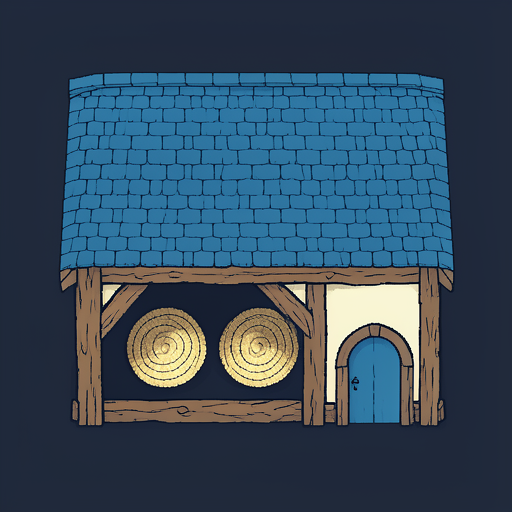
#> input picture apps/lab/assets/generated/buildings-v3/archery-front-raw.png, 512 x 512 px, given in place of cream-stone-raw.png, which was not available
$ python process-building-v3.py
#> lines starting #> are read from the running program, lines starting #| are printed output that depends on the picture; after the words box and inside, x2 and y2 are one past the last pixel; in counts of white or black regions, pixels touching at a corner belong together; pictures that were not available may be replaced by others from this repository, and a replacement may not be noted
"""Normalise le lot v3 de façades et de matières pour le renderer HD-2D.

Les façades passent par le pipeline sprite historique du Lab. Les matières restent opaques :
leur bleu nuit est le mortier entre les pierres, pas un fond à détourer.
"""

from pathlib import Path
import subprocess
import sys

from PIL import Image, ImageChops


ROOT = Path(__file__).resolve().parents[3]
RAW = ROOT / "apps/lab/assets/generated/buildings-v3"
OUT = ROOT / "packages/client/public/assets/lindocara/hd2d/buildings"
SPRITE = ROOT / "apps/lab/scripts/sprite.py"

FACADES = {
    "house": 196,
    "tower": 218,
    "archery": 200,
    "barracks": 204,
    "windmill": 222,
}


def process_facades() -> None:
    for name, height in FACADES.items():
        subprocess.run(
            [
                sys.executable,
                str(SPRITE),
                str(RAW / f"{name}-front-raw.png"),
                str(OUT / f"{name}-front.png"),
                str(height),
                "18",
            ],
            check=True,
        )
#> (the call stopped at in process_facades, `subprocess.run( [ sys.executable, str(SPRITE), str(RAW / f"{name}-fron..`: subprocess is not available in this run)
#> in process_material, source is the input picture: PIL image 512x512 RGB; mean R, G, B 53.1, 74.7, 92.5


def material_bbox(image: Image.Image) -> tuple[int, int, int, int]:
    rgb = image.convert("RGB")
    background = Image.new("RGB", rgb.size, rgb.getpixel((0, 0)))
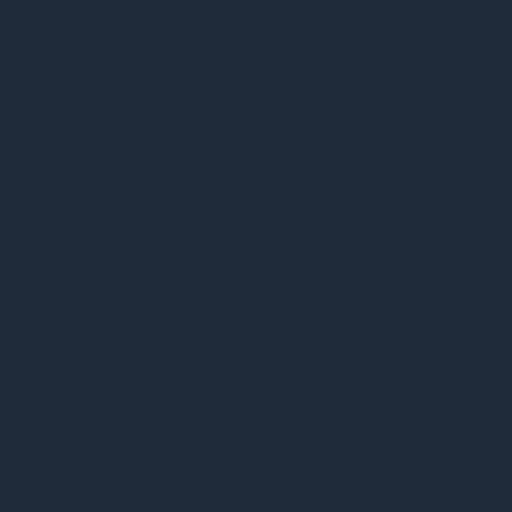
#> background: PIL image 512x512 RGB; mean R, G, B 31, 43, 58
    difference = ImageChops.difference(rgb, background).convert("L")
    mask = difference.point(lambda value: 255 if value > 18 else 0)
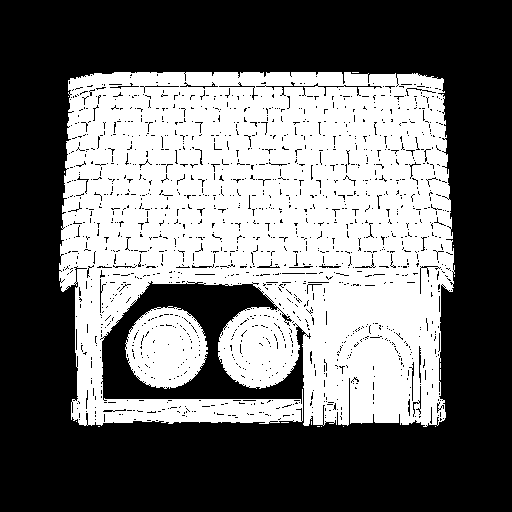
#> mask: PIL image 512x512 L; 43.6% white; 18 white regions (16 under 20 px), largest, box (x1, y1, x2, y2) and area: (59, 72, 455, 427) 109143, (125, 306, 208, 389) 4996
    bbox = mask.getbbox()
#> bbox = (59, 72, 455, 427)
    if bbox is None:
        raise RuntimeError("generated material contains no pixels distinct from its background")
    return bbox


def process_material(name: str) -> None:
    source = Image.open(RAW / f"{name}-raw.png").convert("RGB")
    sample = source.crop(material_bbox(source)).resize((96, 96), Image.Resampling.BOX)
    sample = sample.quantize(colors=18, method=Image.Quantize.MEDIANCUT).convert("RGB")
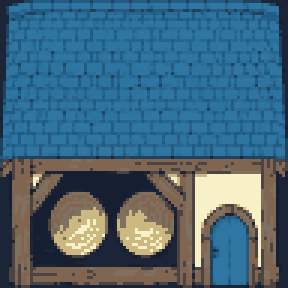
#> sample: PIL image 96x96 RGB (shown 3 times larger); mean R, G, B 70.2, 103.2, 122.3
    sample.save(OUT / f"{name}.png")
    print(f"{OUT / f'{name}.png'}  96x96")


if __name__ == "__main__":
    OUT.mkdir(parents=True, exist_ok=True)
    process_facades()
    process_material("cream-stone")
    process_material("blue-stone")
#> call 2 of process_material, with name = 'blue-stone'
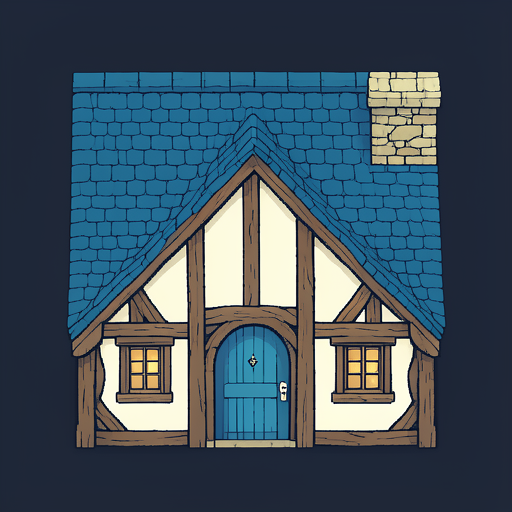
#> input picture apps/lab/assets/generated/buildings-v3/house-front-raw.png, 512 x 512 px, given in place of blue-stone-raw.png, which was not available
#> in process_material, source is the input picture: PIL image 512x512 RGB; mean R, G, B 63.7, 81.6, 94
#> in material_bbox (call 2), `difference = ImageChops.difference(rgb, background).convert("L")`:
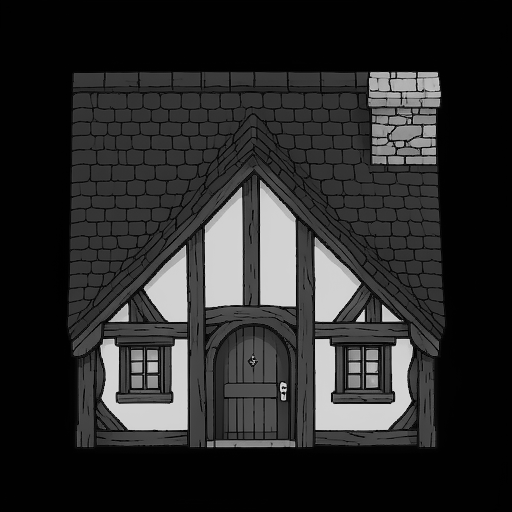
#> difference: PIL image 512x512 L; min 0, max 216, mean 41.7
#> in material_bbox (call 2), `mask = difference.point(lambda value: 255 if value > 18 else 0)`:
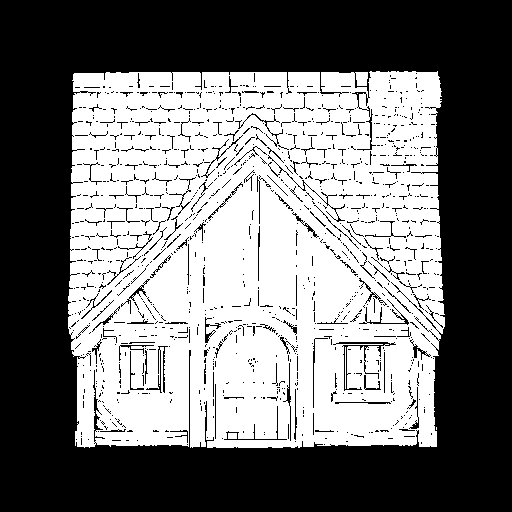
#> mask: PIL image 512x512 L; 47.6% white; 6 white regions (3 under 20 px), largest, box (x1, y1, x2, y2) and area: (68, 71, 445, 448) 124730, (228, 433, 237, 439) 54, (345, 347, 346, 389) 42
#> in material_bbox (call 2), `bbox = mask.getbbox()`: bbox = (68, 71, 445, 448)
#> in process_material (call 2), `sample = sample.quantize(colors=18, method=Image.Quantize.MEDIANCUT).c..`:
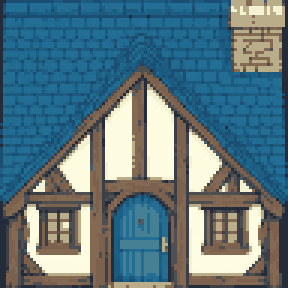
#> sample: PIL image 96x96 RGB (shown 3 times larger); mean R, G, B 92.2, 118.2, 126.9
